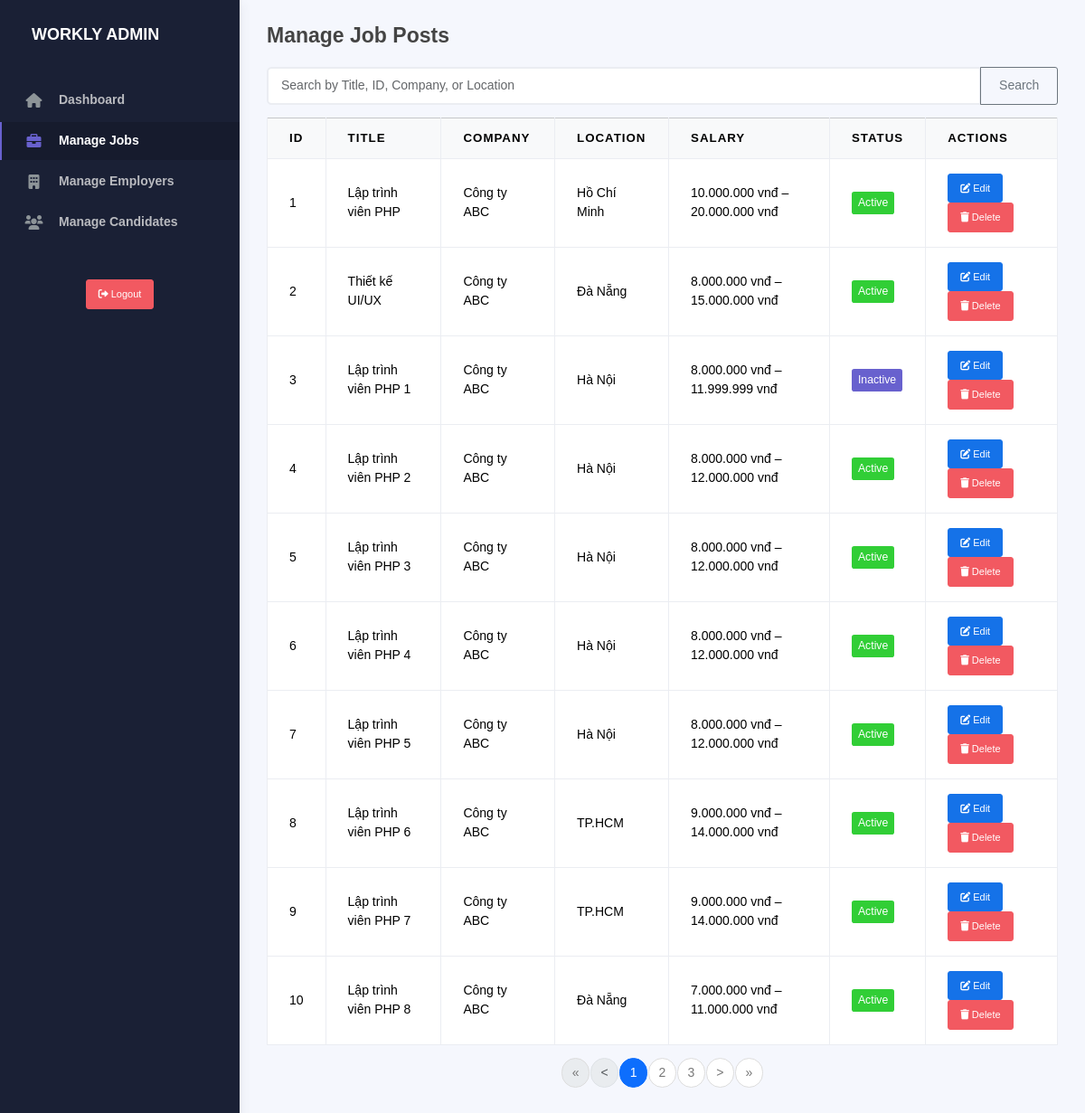
The app's page /admin/admin_jobs.php (signed in) with its own data.
### tables this page shows
CREATE TABLE IF NOT EXISTS `job_posts` (
  `id` int(11) NOT NULL AUTO_INCREMENT,
  `employer_id` int(11) NOT NULL,
  `title` varchar(255) NOT NULL,
  `description` text NOT NULL,
  `location` varchar(100) DEFAULT NULL,
  `salary_min` int(11) DEFAULT NULL,
  `salary_max` int(11) DEFAULT NULL,
  `job_type` enum('full-time','part-time') NOT NULL,
  `industry` varchar(100) DEFAULT NULL,
  `keywords` text DEFAULT NULL,
  `status` enum('active','inactive') DEFAULT 'active',
  `expires_at` date DEFAULT NULL,
  `created_at` timestamp NOT NULL DEFAULT current_timestamp(),
  `requirements` text DEFAULT NULL,
  `benefits` text DEFAULT NULL,
  `updated_at` timestamp NULL DEFAULT NULL ON UPDATE current_timestamp(),
  PRIMARY KEY (`id`),
  KEY `employer_id` (`employer_id`)
);

CREATE TABLE IF NOT EXISTS `employers` (
  `id` int(11) NOT NULL AUTO_INCREMENT,
  `user_id` int(11) NOT NULL,
  `company_name` varchar(255) NOT NULL,
  `website` varchar(255) DEFAULT NULL,
  `description` text DEFAULT NULL,
  `company_logo` varchar(255) NOT NULL DEFAULT 'assets/images/default-null.png',
  PRIMARY KEY (`id`),
  KEY `user_id` (`user_id`)
);

### admin/admin_jobs.php (the view, shortened to what this page needs)
<?php
require_once '../includes/config.php';
$searchTerm = isset($_GET['search']) ? $_GET['search'] : '';
$allowedSorts = ['id', 'company_name', 'location', 'salary', 'status'];
$sort = in_array($_GET['sort'] ?? '', $allowedSorts) ? $_GET['sort'] : 'id';
$order = ($_GET['order'] ?? 'asc') === 'asc' ? 'asc' : 'desc';
switch ($sort) {
    default:
        $orderBy = "jp.id $order";
}
$searchSql = "WHERE jp.title LIKE :search OR jp.id LIKE :search OR e.company_name LIKE :search OR jp.location LIKE :search";
$limit  = 10;
$page   = isset($_GET['page']) && is_numeric($_GET['page']) && $_GET['page'] > 0
    ? (int)$_GET['page'] : 1;
$offset = ($page - 1) * $limit;
$totalStmt = $conn->prepare("SELECT COUNT(*) FROM job_posts jp
    JOIN employers e ON jp.employer_id = e.id
    $searchSql");
$totalStmt->execute([':search' => "%$searchTerm%"]);
$totalRows  = $totalStmt->fetchColumn();
$totalPages = ceil($totalRows / $limit);
$stmt = $conn->prepare("SELECT jp.*, e.company_name
    FROM job_posts jp
    JOIN employers e ON jp.employer_id = e.id
    $searchSql
    ORDER BY $orderBy
    LIMIT :limit OFFSET :offset");
$stmt->bindValue(':search', "%$searchTerm%", PDO::PARAM_STR);
$stmt->bindValue(':limit',  $limit,  PDO::PARAM_INT);
$stmt->bindValue(':offset', $offset, PDO::PARAM_INT);
$stmt->execute();
$jobs = $stmt->fetchAll(PDO::FETCH_ASSOC);
function sort_link($column, $label, $currentSort, $currentOrder)
{
    $order = ($currentSort === $column && $currentOrder === 'asc') ? 'desc' : 'asc';
    $arrow = $currentSort === $column
        ? ($currentOrder === 'asc' ? ' ▲' : ' ▼')
        : '';
    return "<a href=\"?sort=$column&order=$order\">$label$arrow</a>";
}
?>
<!DOCTYPE html>
<html lang="en">
<head>
    <link rel="stylesheet" href="/assets/css/bootstrap.min.css">
    <link rel="stylesheet" href="/assets/css/plugins.min.css">
    <link rel="stylesheet" href="/assets/css/kaiadmin.min.css">
    <link rel="stylesheet" href="https://cdnjs.cloudflare.com/ajax/libs/font-awesome/6.0.0/css/all.min.css">
</head>
<body>
    <?php include 'includes/admin_sidebar.php'; ?>
    <div class="main-panel">
        <div class="content">
            <div class="page-inner">
                <div class="page-header">
                    <h4 class="page-title">Manage Job Posts</h4>
                </div>
                <form method="GET" action="">
                    <div class="input-group mb-3">
                        <input type="text" name="search" class="form-control"
                            placeholder="Search by Title, ID, Company, or Location"
                            value="<?= htmlspecialchars($searchTerm) ?>">
                        <button class="btn btn-outline-secondary" type="submit">Search</button>
                    </div>
                </form>
                <div class="table-responsive">
                    <table class="table table-bordered">
                        <thead class="table-light">
                            <tr>
                                <th><?= sort_link('id',           'ID',       $_GET['sort'] ?? '', $_GET['order'] ?? '') ?></th>
                                <th>Title</th>
                                <th><?= sort_link('company_name', 'Company',  $_GET['sort'] ?? '', $_GET['order'] ?? '') ?></th>
                                <th><?= sort_link('location',     'Location', $_GET['sort'] ?? '', $_GET['order'] ?? '') ?></th>
                                <th><?= sort_link('salary',       'Salary',   $_GET['sort'] ?? '', $_GET['order'] ?? '') ?></th>
                                <th><?= sort_link('status',       'Status',   $_GET['sort'] ?? '', $_GET['order'] ?? '') ?></th>
                                <th>Actions</th>
                            </tr>
                        </thead>
                        <tbody id="jobPostsTable">
                            <?php foreach ($jobs as $job): ?>
                                <tr>
                                    <td><?= $job['id'] ?></td>
                                    <td><?= htmlspecialchars($job['title']) ?></td>
                                    <td><?= htmlspecialchars($job['company_name']) ?></td>
                                    <td><?= htmlspecialchars($job['location']) ?></td>
                                    <td>
                                        <?= number_format($job['salary_min'], 0, ',', '.') ?> vnđ
                                        –
                                        <?= number_format($job['salary_max'], 0, ',', '.') ?> vnđ
                                    </td>
                                    <td>
                                        <span class="badge bg-<?= $job['status'] === 'active' ? 'success' : 'secondary' ?> badge-status">
                                            <?= ucfirst($job['status']) ?>
                                        </span>
                                    </td>
                                    <td>
                                        <a href="edit_job.php?id=<?= $job['id'] ?>"
                                            class="btn btn-sm btn-primary">
                                            <i class="fa fa-edit"></i> Edit
                                        </a>
                                        <a href="delete_job.php?id=<?= $job['id'] ?>"
                                            class="btn btn-sm btn-danger"
                                            onclick="return confirm('Delete this job?')">
                                            <i class="fa fa-trash"></i> Delete
                                        </a>
                                    </td>
                                </tr>
                            <?php endforeach; ?>
                        </tbody>
                    </table>
                    <nav aria-label="Page navigation">
                        <ul class="pagination justify-content-center">
                            <li class="page-item <?= $page <= 1 ? 'disabled' : '' ?>">
                                <a class="page-link"
                                    href="?<?= http_build_query(['sort' => $sort, 'order' => $order, 'page' => 1, 'search' => $searchTerm]) ?>">
                                    &laquo;
                                </a>
                            </li>
                            <li class="page-item <?= $page <= 1 ? 'disabled' : '' ?>">
                                <a class="page-link"
                                    href="?<?= http_build_query(['sort' => $sort, 'order' => $order, 'page' => $page - 1, 'search' => $searchTerm]) ?>">
                                    &lt;
                                </a>
                            </li>
                            <?php for ($p = 1; $p <= $totalPages; $p++): ?>
                                <li class="page-item <?= $p === $page ? 'active' : '' ?>">
                                    <a class="page-link"
                                        href="?<?= http_build_query(['sort' => $sort, 'order' => $order, 'page' => $p, 'search' => $searchTerm]) ?>">
                                        <?= $p ?>
                                    </a>
                                </li>
                            <?php endfor; ?>
                            <li class="page-item <?= $page >= $totalPages ? 'disabled' : '' ?>">
                                <a class="page-link"
                                    href="?<?= http_build_query(['sort' => $sort, 'order' => $order, 'page' => $page + 1, 'search' => $searchTerm]) ?>">
                                    &gt;
                                </a>
                            </li>
                            <li class="page-item <?= $page >= $totalPages ? 'disabled' : '' ?>">
                                <a class="page-link"
                                    href="?<?= http_build_query(['sort' => $sort, 'order' => $order, 'page' => $totalPages, 'search' => $searchTerm]) ?>">
                                    &raquo;
                                </a>
                            </li>
                        </ul>
                    </nav>
                </div>
            </div>
        </div>
    </div>
</body>
</html>

### admin/admin_jobs.php (style rules this page uses)
.table-light th a { color: black !important; text-decoration: none; }
.badge-status { display: inline-block; padding: .25rem .5rem; font-size: .875rem; line-height: 1.5; border-radius: .2rem; }

### records on screen
job_posts: id "1", title "Lập trình viên PHP", employer.company_name "Công ty ABC", location "Hồ Chí Minh", salary_min "10.000.000", salary_max "20.000.000", status "Active"
job_posts: id "2", title "Thiết kế UI/UX", employer.company_name "Công ty ABC", location "Đà Nẵng", salary_min "8.000.000", salary_max "15.000.000", status "Active"
job_posts: id "3", title "Lập trình viên PHP 1", employer.company_name "Công ty ABC", location "Hà Nội", salary_min "8.000.000", salary_max "11.999.999", status "Inactive"
job_posts: id "4", title "Lập trình viên PHP 2", employer.company_name "Công ty ABC", location "Hà Nội", salary_min "8.000.000", salary_max "12.000.000", status "Active"
job_posts: id "5", title "Lập trình viên PHP 3", employer.company_name "Công ty ABC", location "Hà Nội", salary_min "8.000.000", salary_max "12.000.000", status "Active"
job_posts: id "6", title "Lập trình viên PHP 4", employer.company_name "Công ty ABC", location "Hà Nội", salary_min "8.000.000", salary_max "12.000.000", status "Active"
job_posts: id "7", title "Lập trình viên PHP 5", employer.company_name "Công ty ABC", location "Hà Nội", salary_min "8.000.000", salary_max "12.000.000", status "Active"
job_posts: id "8", title "Lập trình viên PHP 6", employer.company_name "Công ty ABC", location "TP.HCM", salary_min "9.000.000", salary_max "14.000.000", status "Active"
job_posts: id "9", title "Lập trình viên PHP 7", employer.company_name "Công ty ABC", location "TP.HCM", salary_min "9.000.000", salary_max "14.000.000", status "Active"
job_posts: id "10", title "Lập trình viên PHP 8", employer.company_name "Công ty ABC", location "Đà Nẵng", salary_min "7.000.000", salary_max "11.000.000", status "Active"

### other values on screen
$label "ID COMPANY LOCATION SALARY STATUS"
